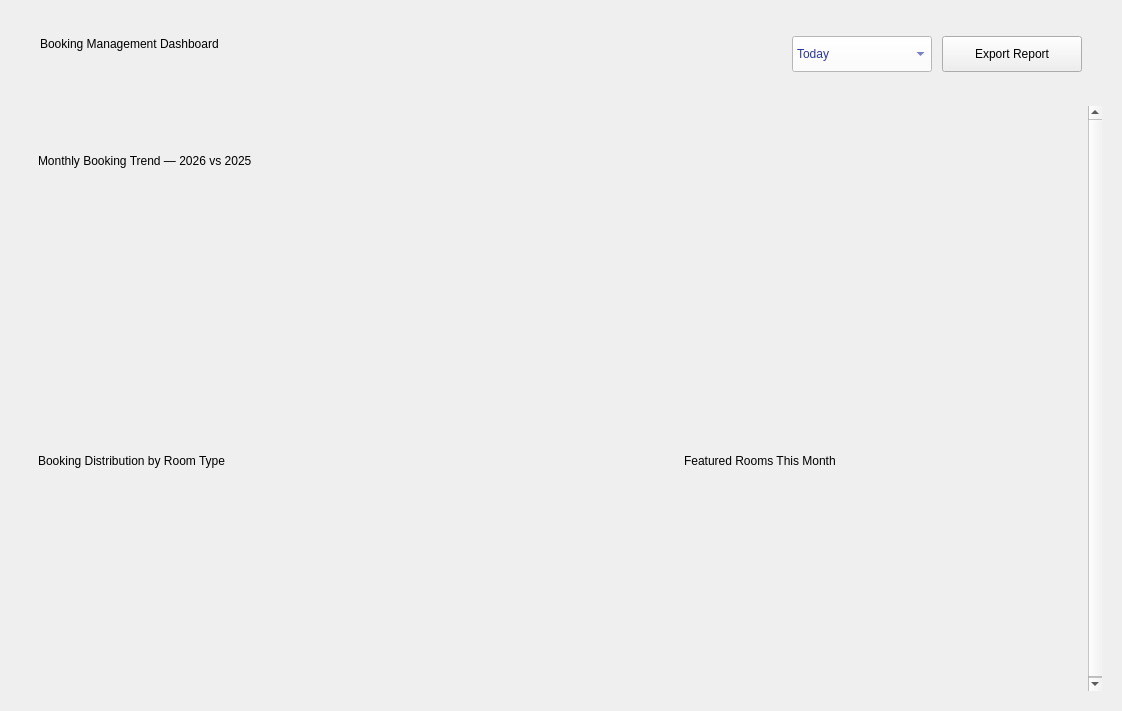
<?xml version="1.0" encoding="UTF-8"?>
<ui version="4.0">
 <class>DashboardWidget</class>
 <widget class="QWidget" name="DashboardWidget">
  <property name="geometry">
   <rect>
    <x>0</x>
    <y>0</y>
    <width>1122</width>
    <height>711</height>
   </rect>
  </property>
  <property name="sizePolicy">
   <sizepolicy hsizetype="Preferred" vsizetype="Preferred">
    <horstretch>0</horstretch>
    <verstretch>0</verstretch>
   </sizepolicy>
  </property>
  <property name="windowTitle">
   <string>Form</string>
  </property>
   <property name="autoFillBackground">
    <bool>false</bool>
   </property>
   <layout class="QVBoxLayout" name="mainVerticalLayout">
    <property name="leftMargin"><number>20</number></property>
    <property name="topMargin"><number>20</number></property>
    <property name="rightMargin"><number>20</number></property>
    <property name="bottomMargin"><number>20</number></property>
    <property name="spacing"><number>18</number></property>
    <item>
     <widget class="QFrame" name="HeaderFrame">
   <property name="sizePolicy">
    <sizepolicy hsizetype="Expanding" vsizetype="Fixed">
     <horstretch>0</horstretch>
     <verstretch>0</verstretch>
    </sizepolicy>
   </property>
   <layout class="QHBoxLayout" name="horizontalLayout">
    <property name="leftMargin"><number>20</number></property>
    <property name="topMargin"><number>16</number></property>
    <property name="rightMargin"><number>20</number></property>
    <property name="bottomMargin"><number>16</number></property>
    <property name="spacing"><number>16</number></property>
    <item>
     <layout class="QVBoxLayout" name="verticalLayoutTitle">
      <property name="spacing">
       <number>4</number>
      </property>
      <property name="leftMargin">
       <number>0</number>
      </property>
      <property name="topMargin">
       <number>0</number>
      </property>
      <property name="rightMargin">
       <number>0</number>
      </property>
      <property name="bottomMargin">
       <number>0</number>
      </property>
      <item>
       <widget class="QLabel" name="lblTitle">
        <property name="sizePolicy">
         <sizepolicy hsizetype="Preferred" vsizetype="Fixed">
          <horstretch>0</horstretch>
          <verstretch>0</verstretch>
         </sizepolicy>
        </property>
        <property name="text">
         <string>Booking Management Dashboard</string>
        </property>
        <property name="wordWrap">
         <bool>false</bool>
        </property>
       </widget>
      </item>
      <item>
       <widget class="QLabel" name="lblDate">
        <property name="sizePolicy">
         <sizepolicy hsizetype="Preferred" vsizetype="Fixed">
          <horstretch>0</horstretch>
          <verstretch>0</verstretch>
         </sizepolicy>
        </property>
        <property name="wordWrap">
         <bool>false</bool>
        </property>
       </widget>
      </item>
     </layout>
    </item>
    <item>
     <spacer name="horizontalSpacer">
      <property name="orientation">
       <enum>Qt::Orientation::Horizontal</enum>
      </property>
      <property name="sizeHint" stdset="0">
       <size>
        <width>40</width>
        <height>20</height>
       </size>
      </property>
     </spacer>
    </item>
    <item>
     <layout class="QHBoxLayout" name="verticalLayout">
      <property name="spacing">
       <number>10</number>
      </property>
      <property name="leftMargin">
       <number>0</number>
      </property>
      <property name="topMargin">
       <number>0</number>
      </property>
      <property name="rightMargin">
       <number>0</number>
      </property>
      <property name="bottomMargin">
       <number>0</number>
      </property>
      <item>
       <widget class="QComboBox" name="cmbDateRange">
        <property name="enabled">
         <bool>true</bool>
        </property>
        <property name="minimumSize">
         <size>
          <width>140</width>
          <height>36</height>
         </size>
        </property>
        <property name="sizePolicy">
         <sizepolicy hsizetype="Fixed" vsizetype="Fixed">
          <horstretch>0</horstretch>
          <verstretch>0</verstretch>
         </sizepolicy>
        </property>
        <property name="palette">
         <palette>
          <active>
           <colorrole role="WindowText">
            <brush brushstyle="SolidPattern">
             <color alpha="255">
              <red>43</red>
              <green>54</green>
              <blue>166</blue>
             </color>
            </brush>
           </colorrole>
           <colorrole role="Button">
            <brush brushstyle="SolidPattern">
             <color alpha="255">
              <red>255</red>
              <green>255</green>
              <blue>255</blue>
             </color>
            </brush>
           </colorrole>
           <colorrole role="Text">
            <brush brushstyle="SolidPattern">
             <color alpha="255">
              <red>43</red>
              <green>54</green>
              <blue>166</blue>
             </color>
            </brush>
           </colorrole>
           <colorrole role="ButtonText">
            <brush brushstyle="SolidPattern">
             <color alpha="255">
              <red>43</red>
              <green>54</green>
              <blue>166</blue>
             </color>
            </brush>
           </colorrole>
           <colorrole role="Base">
            <brush brushstyle="SolidPattern">
             <color alpha="255">
              <red>255</red>
              <green>255</green>
              <blue>255</blue>
             </color>
            </brush>
           </colorrole>
           <colorrole role="Window">
            <brush brushstyle="SolidPattern">
             <color alpha="255">
              <red>255</red>
              <green>255</green>
              <blue>255</blue>
             </color>
            </brush>
           </colorrole>
           <colorrole role="PlaceholderText">
            <brush brushstyle="SolidPattern">
             <color alpha="128">
              <red>43</red>
              <green>54</green>
              <blue>166</blue>
             </color>
            </brush>
           </colorrole>
          </active>
          <inactive>
           <colorrole role="WindowText">
            <brush brushstyle="SolidPattern">
             <color alpha="255">
              <red>43</red>
              <green>54</green>
              <blue>166</blue>
             </color>
            </brush>
           </colorrole>
           <colorrole role="Button">
            <brush brushstyle="SolidPattern">
             <color alpha="255">
              <red>255</red>
              <green>255</green>
              <blue>255</blue>
             </color>
            </brush>
           </colorrole>
           <colorrole role="Text">
            <brush brushstyle="SolidPattern">
             <color alpha="255">
              <red>43</red>
              <green>54</green>
              <blue>166</blue>
             </color>
            </brush>
           </colorrole>
           <colorrole role="ButtonText">
            <brush brushstyle="SolidPattern">
             <color alpha="255">
              <red>43</red>
              <green>54</green>
              <blue>166</blue>
             </color>
            </brush>
           </colorrole>
           <colorrole role="Base">
            <brush brushstyle="SolidPattern">
             <color alpha="255">
              <red>255</red>
              <green>255</green>
              <blue>255</blue>
             </color>
            </brush>
           </colorrole>
           <colorrole role="Window">
            <brush brushstyle="SolidPattern">
             <color alpha="255">
              <red>255</red>
              <green>255</green>
              <blue>255</blue>
             </color>
            </brush>
           </colorrole>
           <colorrole role="PlaceholderText">
            <brush brushstyle="SolidPattern">
             <color alpha="128">
              <red>43</red>
              <green>54</green>
              <blue>166</blue>
             </color>
            </brush>
           </colorrole>
          </inactive>
          <disabled>
           <colorrole role="WindowText">
            <brush brushstyle="SolidPattern">
             <color alpha="255">
              <red>43</red>
              <green>54</green>
              <blue>166</blue>
             </color>
            </brush>
           </colorrole>
           <colorrole role="Button">
            <brush brushstyle="SolidPattern">
             <color alpha="255">
              <red>255</red>
              <green>255</green>
              <blue>255</blue>
             </color>
            </brush>
           </colorrole>
           <colorrole role="Text">
            <brush brushstyle="SolidPattern">
             <color alpha="255">
              <red>43</red>
              <green>54</green>
              <blue>166</blue>
             </color>
            </brush>
           </colorrole>
           <colorrole role="ButtonText">
            <brush brushstyle="SolidPattern">
             <color alpha="255">
              <red>43</red>
              <green>54</green>
              <blue>166</blue>
             </color>
            </brush>
           </colorrole>
           <colorrole role="Base">
            <brush brushstyle="SolidPattern">
             <color alpha="255">
              <red>255</red>
              <green>255</green>
              <blue>255</blue>
             </color>
            </brush>
           </colorrole>
           <colorrole role="Window">
            <brush brushstyle="SolidPattern">
             <color alpha="255">
              <red>255</red>
              <green>255</green>
              <blue>255</blue>
             </color>
            </brush>
           </colorrole>
           <colorrole role="PlaceholderText">
            <brush brushstyle="SolidPattern">
             <color alpha="128">
              <red>43</red>
              <green>54</green>
              <blue>166</blue>
             </color>
            </brush>
           </colorrole>
          </disabled>
         </palette>
        </property>
        <property name="layoutDirection">
         <enum>Qt::LayoutDirection::LeftToRight</enum>
        </property>
        <property name="styleSheet">
         <string notr="true"/>
        </property>
        <item>
         <property name="text">
          <string>Today</string>
         </property>
        </item>
        <item>
         <property name="text">
          <string>This week</string>
         </property>
        </item>
        <item>
         <property name="text">
          <string>This month</string>
         </property>
        </item>
        <item>
         <property name="text">
          <string>This year</string>
         </property>
        </item>
       </widget>
      </item>
      <item>
       <widget class="QPushButton" name="btnExport">
        <property name="minimumSize">
         <size>
          <width>140</width>
          <height>36</height>
         </size>
        </property>
        <property name="cursor"><cursorShape>PointingHandCursor</cursorShape></property>
        <property name="styleSheet">
         <string notr="true"/>
        </property>
        <property name="text">
         <string>Export Report</string>
        </property>
       </widget>
      </item>
     </layout>
    </item>
   </layout>
     </widget>
    </item>
    <item>
     <!-- ===================== DASHBOARD BODY =====================
          Positioned with absolute geometry below HeaderFrame, then wrapped in a
          QScrollArea so long content is not clipped or overflowed. -->
     <widget class="QScrollArea" name="bodyScrollArea">
   <property name="sizePolicy">
    <sizepolicy hsizetype="Expanding" vsizetype="Expanding">
     <horstretch>1</horstretch>
     <verstretch>1</verstretch>
    </sizepolicy>
   </property>
   <property name="frameShape"><enum>QFrame::Shape::NoFrame</enum></property>
   <property name="horizontalScrollBarPolicy"><enum>Qt::ScrollBarPolicy::ScrollBarAlwaysOff</enum></property>
   <property name="widgetResizable"><bool>true</bool></property>
   <widget class="QWidget" name="scrollAreaWidgetContents">
    <layout class="QVBoxLayout" name="bodyLayout">
     <property name="leftMargin"><number>0</number></property>
     <property name="topMargin"><number>0</number></property>
     <property name="rightMargin"><number>0</number></property>
     <property name="bottomMargin"><number>0</number></property>
     <property name="spacing"><number>16</number></property>

     <!-- Row of four large cards -->
     <item>
      <widget class="QWidget" name="statsRowWidget" native="true">
       <property name="sizePolicy">
        <sizepolicy hsizetype="Expanding" vsizetype="Fixed">
         <horstretch>0</horstretch>
         <verstretch>0</verstretch>
        </sizepolicy>
       </property>
       <layout class="QHBoxLayout" name="statsRowLayout">
        <property name="leftMargin"><number>0</number></property>
        <property name="topMargin"><number>0</number></property>
        <property name="rightMargin"><number>0</number></property>
        <property name="bottomMargin"><number>0</number></property>
        <property name="spacing"><number>16</number></property>
        <item>
         <widget class="StatCard" name="statCard1" native="true">
          <property name="sizePolicy">
           <sizepolicy hsizetype="Expanding" vsizetype="Preferred">
            <horstretch>1</horstretch>
            <verstretch>0</verstretch>
           </sizepolicy>
          </property>
         </widget>
        </item>
        <item>
         <widget class="StatCard" name="statCard2" native="true">
          <property name="sizePolicy">
           <sizepolicy hsizetype="Expanding" vsizetype="Preferred">
            <horstretch>1</horstretch>
            <verstretch>0</verstretch>
           </sizepolicy>
          </property>
         </widget>
        </item>
        <item>
         <widget class="StatCard" name="statCard3" native="true">
          <property name="sizePolicy">
           <sizepolicy hsizetype="Expanding" vsizetype="Preferred">
            <horstretch>1</horstretch>
            <verstretch>0</verstretch>
           </sizepolicy>
          </property>
         </widget>
        </item>
        <item>
         <widget class="StatCard" name="statCard4" native="true">
          <property name="sizePolicy">
           <sizepolicy hsizetype="Expanding" vsizetype="Preferred">
            <horstretch>1</horstretch>
            <verstretch>0</verstretch>
           </sizepolicy>
          </property>
         </widget>
        </item>
       </layout>
      </widget>
     </item>

     <!-- Row of four compact cards -->
     <item>
      <widget class="QWidget" name="miniRowWidget" native="true">
       <property name="sizePolicy">
        <sizepolicy hsizetype="Expanding" vsizetype="Fixed">
         <horstretch>0</horstretch>
         <verstretch>0</verstretch>
        </sizepolicy>
       </property>
       <layout class="QHBoxLayout" name="miniRowLayout">
        <property name="leftMargin"><number>0</number></property>
        <property name="topMargin"><number>0</number></property>
        <property name="rightMargin"><number>0</number></property>
        <property name="bottomMargin"><number>0</number></property>
        <property name="spacing"><number>16</number></property>
        <item>
         <widget class="MiniCard" name="miniCard1" native="true">
          <property name="sizePolicy">
           <sizepolicy hsizetype="Expanding" vsizetype="Preferred">
            <horstretch>1</horstretch>
            <verstretch>0</verstretch>
           </sizepolicy>
          </property>
         </widget>
        </item>
        <item>
         <widget class="MiniCard" name="miniCard2" native="true">
          <property name="sizePolicy">
           <sizepolicy hsizetype="Expanding" vsizetype="Preferred">
            <horstretch>1</horstretch>
            <verstretch>0</verstretch>
           </sizepolicy>
          </property>
         </widget>
        </item>
        <item>
         <widget class="MiniCard" name="miniCard3" native="true">
          <property name="sizePolicy">
           <sizepolicy hsizetype="Expanding" vsizetype="Preferred">
            <horstretch>1</horstretch>
            <verstretch>0</verstretch>
           </sizepolicy>
          </property>
         </widget>
        </item>
        <item>
         <widget class="MiniCard" name="miniCard4" native="true">
          <property name="sizePolicy">
           <sizepolicy hsizetype="Expanding" vsizetype="Preferred">
            <horstretch>1</horstretch>
            <verstretch>0</verstretch>
           </sizepolicy>
          </property>
         </widget>
        </item>
       </layout>
      </widget>
     </item>

     <!-- Trend chart -->
     <item>
      <widget class="QFrame" name="trendCard">
       <property name="objectName"><string notr="true">ChartCard</string></property>
       <layout class="QVBoxLayout" name="trendCardLayout">
        <property name="leftMargin"><number>18</number></property>
        <property name="topMargin"><number>16</number></property>
        <property name="rightMargin"><number>18</number></property>
        <property name="bottomMargin"><number>14</number></property>
        <property name="spacing"><number>10</number></property>
        <item>
         <widget class="QLabel" name="trendTitleLabel">
          <property name="objectName"><string notr="true">ChartTitle</string></property>
          <property name="text"><string>Monthly Booking Trend — 2026 vs 2025</string></property>
         </widget>
        </item>
        <item>
         <widget class="QWidget" name="trendChartHost" native="true">
          <property name="minimumSize"><size><width>0</width><height>230</height></size></property>
         </widget>
        </item>
       </layout>
      </widget>
     </item>

     <!-- Bottom row: bar chart and room list -->
     <item>
      <!-- Modified and optimized performance: keep the chart and room-list columns proportioned without invalid item stretch properties. -->
      <layout class="QHBoxLayout" name="bottomRowLayout" stretch="3,2">
       <property name="spacing"><number>14</number></property>

       <item>
        <widget class="QFrame" name="barCard">
         <property name="objectName"><string notr="true">ChartCard</string></property>
         <layout class="QVBoxLayout" name="barCardLayout">
          <property name="leftMargin"><number>18</number></property>
          <property name="topMargin"><number>16</number></property>
          <property name="rightMargin"><number>18</number></property>
          <property name="bottomMargin"><number>14</number></property>
          <property name="spacing"><number>10</number></property>
          <item>
           <widget class="QLabel" name="barTitleLabel">
            <property name="objectName"><string notr="true">ChartTitle</string></property>
            <property name="text"><string>Booking Distribution by Room Type</string></property>
           </widget>
          </item>
          <item>
           <widget class="QWidget" name="barChartHost" native="true">
            <property name="minimumSize"><size><width>0</width><height>200</height></size></property>
           </widget>
          </item>
         </layout>
        </widget>
       </item>

       <item>
        <widget class="QFrame" name="roomListCard">
         <property name="objectName"><string notr="true">ChartCard</string></property>
         <layout class="QVBoxLayout" name="roomListCardLayout">
          <property name="leftMargin"><number>18</number></property>
          <property name="topMargin"><number>16</number></property>
          <property name="rightMargin"><number>18</number></property>
          <property name="bottomMargin"><number>14</number></property>
          <property name="spacing"><number>8</number></property>
          <item>
           <widget class="QLabel" name="roomListTitleLabel">
            <property name="objectName"><string notr="true">ChartTitle</string></property>
            <property name="text"><string>Featured Rooms This Month</string></property>
           </widget>
          </item>
          <item><widget class="RoomListItem" name="roomItem1" native="true"/></item>
          <item><widget class="RoomListItem" name="roomItem2" native="true"/></item>
          <item><widget class="RoomListItem" name="roomItem3" native="true"/></item>
          <item>
           <spacer name="roomListSpacer">
            <property name="orientation"><enum>Qt::Vertical</enum></property>
            <property name="sizeHint" stdset="0"><size><width>20</width><height>10</height></size></property>
           </spacer>
          </item>
         </layout>
        </widget>
       </item>

      </layout>
     </item>

    </layout>
    </widget>
   </widget>
  </item>
 </layout>
</widget>

 <customwidgets>
  <customwidget>
   <class>StatCard</class>
   <extends>QFrame</extends>
   <header>dashboardwidgets.h</header>
   <container>0</container>
  </customwidget>
  <customwidget>
   <class>MiniCard</class>
   <extends>QFrame</extends>
   <header>dashboardwidgets.h</header>
   <container>0</container>
  </customwidget>
  <customwidget>
   <class>RoomListItem</class>
   <extends>QFrame</extends>
   <header>dashboardwidgets.h</header>
   <container>0</container>
  </customwidget>
 </customwidgets>

 <resources/>
 <connections/>
</ui>
